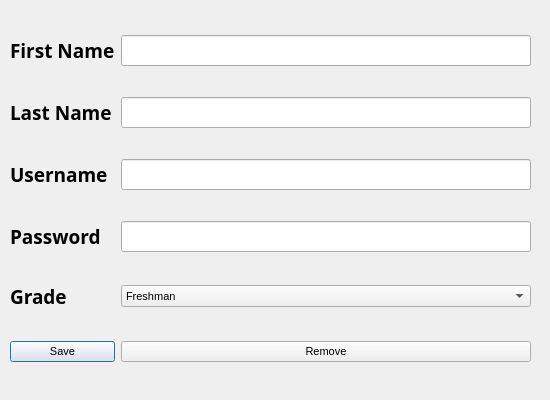
<?xml version="1.0" encoding="UTF-8"?>
<ui version="4.0">
 <class>memberEdit</class>
 <widget class="QDialog" name="memberEdit">
  <property name="geometry">
   <rect>
    <x>0</x>
    <y>0</y>
    <width>550</width>
    <height>400</height>
   </rect>
  </property>
  <property name="font">
   <font>
    <pointsize>14</pointsize>
   </font>
  </property>
  <property name="windowTitle">
   <string>Dialog</string>
  </property>
  <widget class="QWidget" name="">
   <property name="geometry">
    <rect>
     <x>10</x>
     <y>10</y>
     <width>521</width>
     <height>381</height>
    </rect>
   </property>
   <layout class="QGridLayout" name="gridLayout">
    <item row="0" column="0">
     <widget class="QLabel" name="firstLabel">
      <property name="font">
       <font>
        <family>Segoe UI Semibold</family>
        <weight>75</weight>
        <bold>true</bold>
       </font>
      </property>
      <property name="text">
       <string>First Name</string>
      </property>
     </widget>
    </item>
    <item row="0" column="1">
     <widget class="QLineEdit" name="firstInput"/>
    </item>
    <item row="1" column="0">
     <widget class="QLabel" name="lastLabel">
      <property name="font">
       <font>
        <family>Segoe UI Semibold</family>
        <weight>75</weight>
        <bold>true</bold>
       </font>
      </property>
      <property name="text">
       <string>Last Name</string>
      </property>
     </widget>
    </item>
    <item row="1" column="1">
     <widget class="QLineEdit" name="lastInput"/>
    </item>
    <item row="2" column="0">
     <widget class="QLabel" name="userLabel">
      <property name="font">
       <font>
        <family>Segoe UI Semibold</family>
        <weight>75</weight>
        <bold>true</bold>
       </font>
      </property>
      <property name="text">
       <string>Username</string>
      </property>
     </widget>
    </item>
    <item row="2" column="1">
     <widget class="QLineEdit" name="userInput"/>
    </item>
    <item row="3" column="0">
     <widget class="QLabel" name="passwordLabel">
      <property name="font">
       <font>
        <family>Segoe UI Semibold</family>
        <weight>75</weight>
        <bold>true</bold>
       </font>
      </property>
      <property name="text">
       <string>Password</string>
      </property>
     </widget>
    </item>
    <item row="3" column="1">
     <widget class="QLineEdit" name="passwordInput"/>
    </item>
    <item row="4" column="0">
     <widget class="QLabel" name="gradeLabel">
      <property name="font">
       <font>
        <family>Segoe UI Semibold</family>
        <weight>75</weight>
        <bold>true</bold>
       </font>
      </property>
      <property name="text">
       <string>Grade</string>
      </property>
     </widget>
    </item>
    <item row="4" column="1">
     <widget class="QComboBox" name="gradeDropDown">
      <property name="font">
       <font>
        <pointsize>8</pointsize>
       </font>
      </property>
      <item>
       <property name="text">
        <string>Freshman</string>
       </property>
      </item>
      <item>
       <property name="text">
        <string>Sophomore</string>
       </property>
      </item>
      <item>
       <property name="text">
        <string>Junior</string>
       </property>
      </item>
      <item>
       <property name="text">
        <string>Senior</string>
       </property>
      </item>
     </widget>
    </item>
    <item row="5" column="0">
     <widget class="QPushButton" name="submitButton">
      <property name="font">
       <font>
        <pointsize>8</pointsize>
       </font>
      </property>
      <property name="text">
       <string>Save</string>
      </property>
     </widget>
    </item>
    <item row="5" column="1">
     <widget class="QPushButton" name="removeButton">
      <property name="font">
       <font>
        <pointsize>8</pointsize>
       </font>
      </property>
      <property name="text">
       <string>Remove</string>
      </property>
     </widget>
    </item>
   </layout>
  </widget>
 </widget>
 <resources/>
 <connections/>
</ui>
